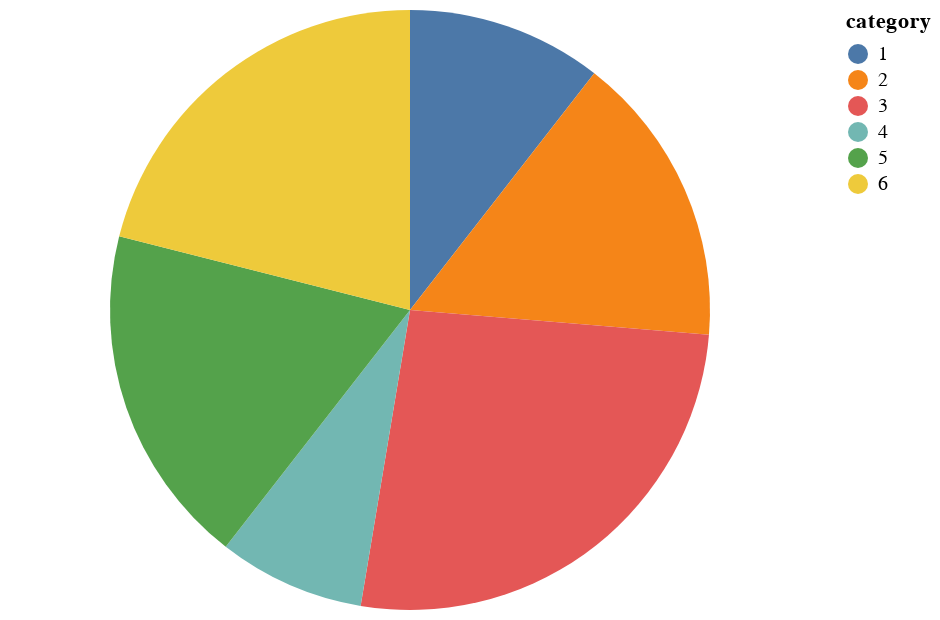

Here is the notebook cell this chart was saved with:
### Code cell
#Pie Chart
import pandas as pd
import altair as alt

source = pd.DataFrame({"category": [1, 2, 3, 4, 5, 6], "value": [4, 6, 10, 3, 7, 8]})

alt.Chart(source).mark_arc().encode(
    theta=alt.Theta(field="value", type="quantitative"),
    color=alt.Color(field="category", type="nominal"),
)

### Figure 1 — Vega-Lite specification as saved in the notebook (floating-point values rounded to 4 significant figures)
{"config": {"view": {"continuousWidth": 400, "continuousHeight": 300}}, "data": {"name": "data-c9896de6322bcd9cf0fe9396e0b72d16"}, "mark": "arc", "encoding": {"color": {"field": "category", "type": "nominal"}, "theta": {"field": "value", "type": "quantitative"}}, "$schema": "https://vega.github.io/schema/vega-lite/v4.17.0.json", "datasets": {"data-c9896de6322bcd9cf0fe9396e0b72d16": [{"category": 1, "value": 4}, {"category": 2, "value": 6}, {"category": 3, "value": 10}, {"category": 4, "value": 3}, {"category": 5, "value": 7}, {"category": 6, "value": 8}]}}
